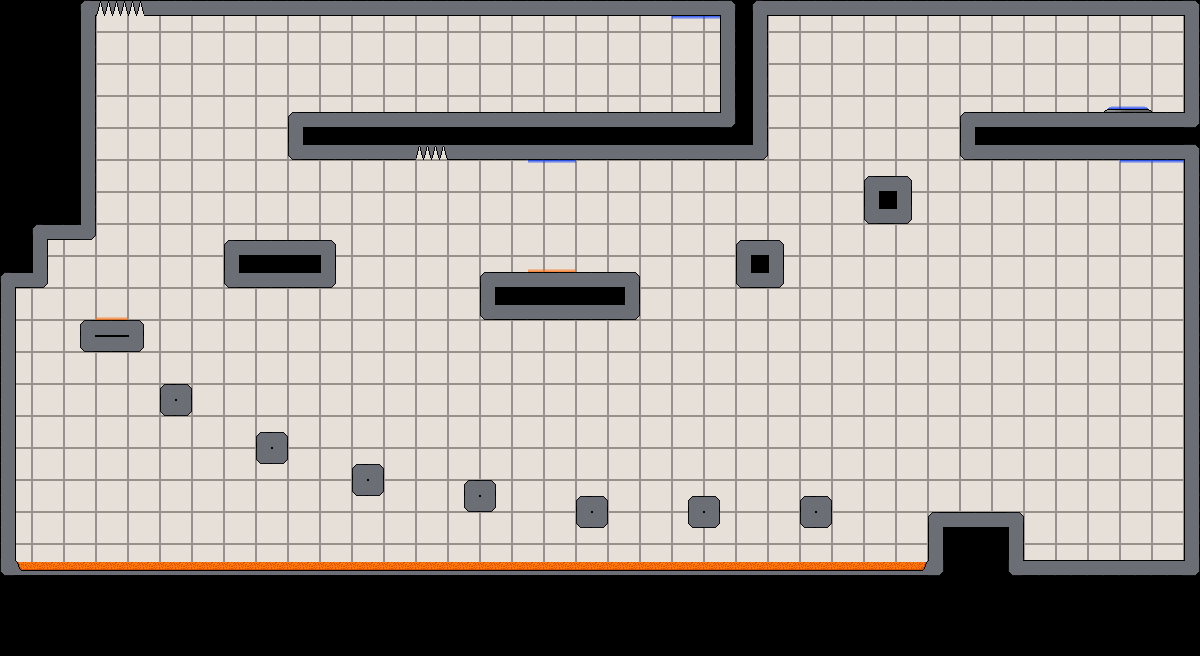

The image is a tile-based game level rendered from a .tmx file. Its description and source (layers, tilesets, objects; grid data summarised) follow:
An orthogonal 75x41 tile map with 16x16 px tiles, 8 tile layers (background, walls, switches, gravTiles, ...) and 1 object (spawnPoint1).

<map version="1.0" orientation="orthogonal" width="75" height="41" tilewidth="16" tileheight="16">
 <tileset firstgid="1" name="interiorTileset" tilewidth="16" tileheight="16">
  <image source="interiorTileset.png" trans="ff00ff" width="144" height="64" />
 </tileset>
 <layer name="background" width="75" height="41">
  <data>[3075 cells, 3075 non-empty, 5 distinct tile ids]</data>
 </layer>
 <layer name="walls" width="75" height="41">
  <data>[3075 cells, 388 non-empty, 10 distinct tile ids]</data>
 </layer>
 <layer name="switches" width="75" height="41">
  <data>[3075 cells, 0 non-empty, 0 distinct tile ids]</data>
 </layer>
 <layer name="gravTiles" width="75" height="41">
  <data>[3075 cells, 15 non-empty, 2 distinct tile ids]</data>
 </layer>
 <objectgroup name="spawnPoint" width="75" height="41">
  <object name="spawnPoint1" x="1137" y="515" />
 </objectgroup>
 <layer name="acid" width="75" height="41">
  <data>[3075 cells, 228 non-empty, 4 distinct tile ids]</data>
 </layer>
 <layer name="exit" width="75" height="41">
  <data>[3075 cells, 1 non-empty, 1 distinct tile ids]</data>
 </layer>
 <layer name="exitDummyTiles" width="75" height="41">
  <data>[3075 cells, 2 non-empty, 2 distinct tile ids]</data>
 </layer>
 <layer name="spikes" width="75" height="41">
  <data>[3075 cells, 4 non-empty, 2 distinct tile ids]</data>
 </layer>
</map>
